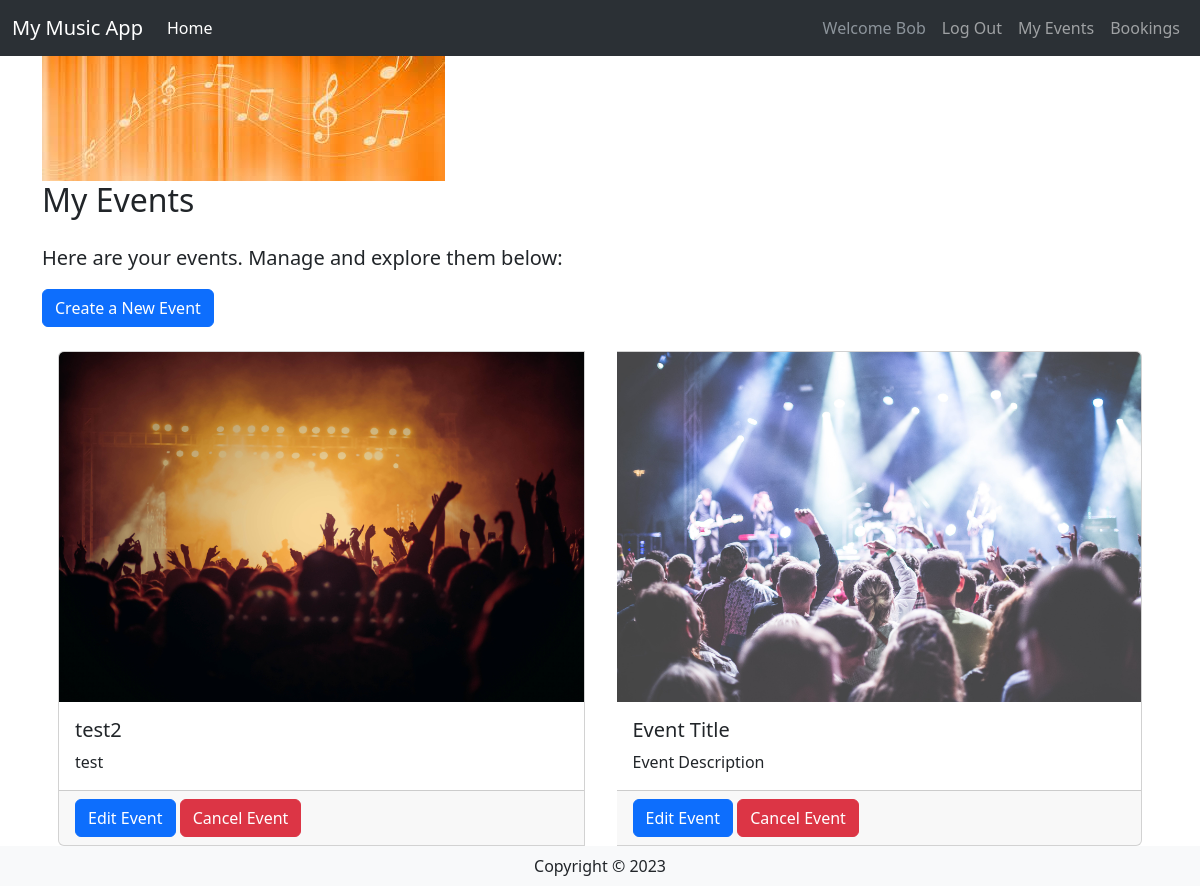
The app's page /events/ (signed in), older data.
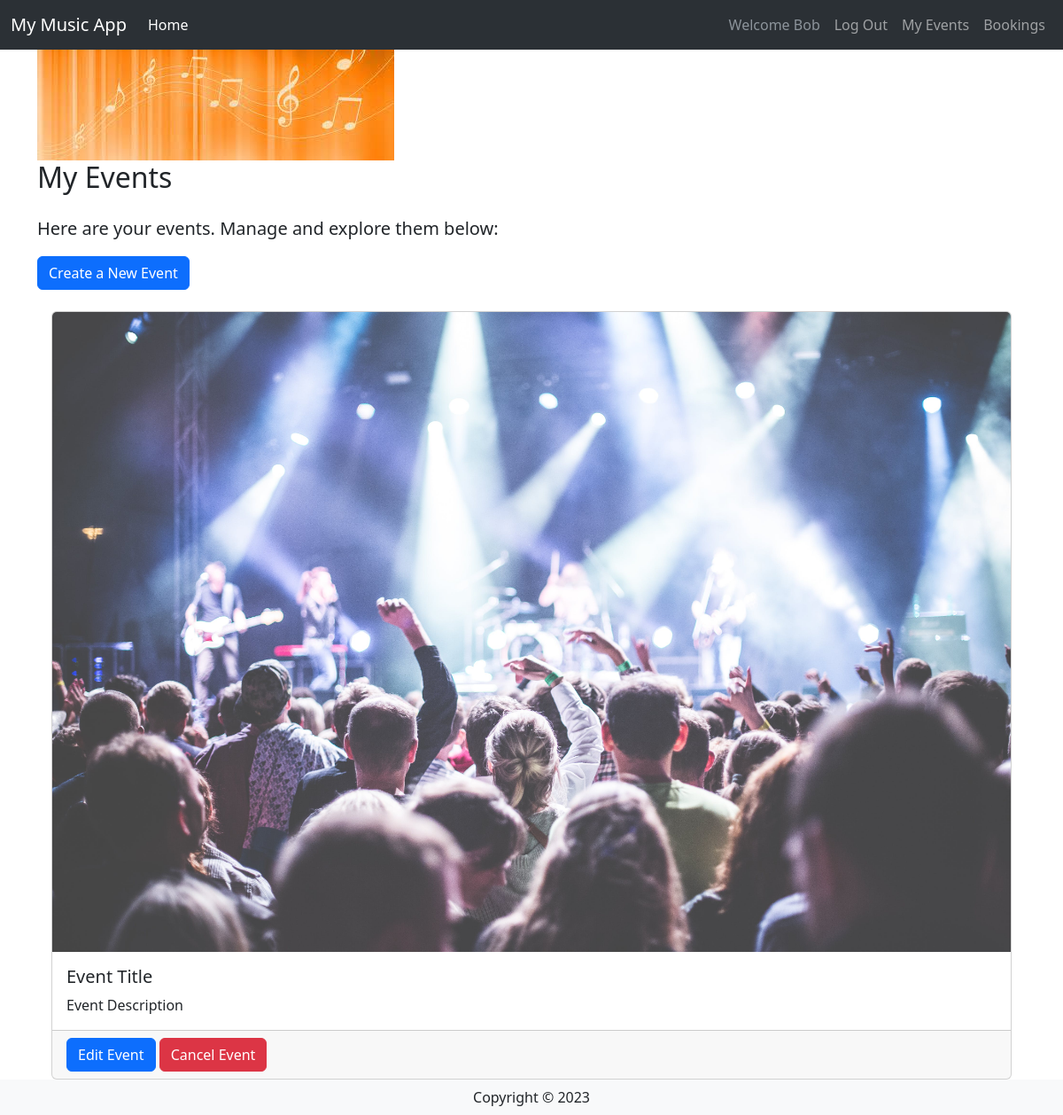
The same page, newer data.
### website/models.py (models this page shows, shortened)
class Concert(db.Model):
    __tablename__ = 'Event'
    id = db.Column(db.Integer, primary_key=True)
    EventName = db.Column(db.String(80))
    EventDesc = db.Column(db.String(200))
    EventImage = db.Column(db.String(400))
    EventDate = db.Column(db.String(100))
    EventLocation = db.Column(db.String(100))
    EventInfo = db.Column(db.String(200))
    EventPrice = db.Column(db.DECIMAL(9, 2))
    EventStatus = db.Column(db.String(20))
    EventTicketCount = db.Column(db.Integer)
    UserId = db.Column(db.Integer, db.ForeignKey('User.id'))
    userCreator = db.relationship('User', backref='events_created')
    EventTime = db.Column(db.String(100))
    Comments = db.relationship('Comment', backref='concert')

### website/events.py (the view)
@my_events_bp.route('/')
@login_required
def events():
    user_events = Concert.query.filter_by(userCreator=current_user).all()
    return render_template('user/events.html', user_events=user_events)

### website/templates/user/events.html
{% extends 'base.html' %}
{% block content %}
<div class="container">
    <img src="website/static/image/header.jpeg" class="img-fluid" alt="Header Image">
    <h2 class="mb-4">My Events</h2>
    <p class="lead">Here are your events. Manage and explore them below:</p>
    <a href="{{ url_for('events.create_event') }}" class="btn btn-primary">Create a New Event</a>
    <div class="card-group mt-4">
        {% for event in user_events %}
        <div class="card mx-3">
            <img class="card-img-top" src="{{ event.EventImage }}" alt="Event Image" />
            <div class="card-body">
                <h5 class="card-title">{{ event.EventName }}</h5>
                <p class="card-text">{{ event.EventDesc }}</p>
            </div>
            <div class="card-footer">
                <a href="{{ url_for('events.edit_event', id=event.id) }}" class="btn btn-primary">Edit Event</a>
                <a href="{{ url_for('events.delete_event', id=event.id) }}" class="btn btn-danger">Cancel Event</a>
            </div>
        </div>
        {% endfor %}
    </div>
</div>
{% endblock %}

Row changes from the older to the newer data that the page shows:
removed Concert: EventImage (picture), EventName "test2", EventDesc "test"
